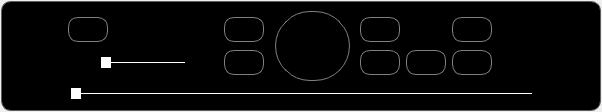
<?xml version="1.0" encoding="UTF-8"?>
<ui version="4.0">
 <class>VideoControlPanel</class>
 <widget class="QWidget" name="VideoControlPanel">
  <property name="geometry">
   <rect>
    <x>0</x>
    <y>0</y>
    <width>602</width>
    <height>112</height>
   </rect>
  </property>
  <property name="sizePolicy">
   <sizepolicy hsizetype="Preferred" vsizetype="Preferred">
    <horstretch>0</horstretch>
    <verstretch>0</verstretch>
   </sizepolicy>
  </property>
  <property name="focusPolicy">
   <enum>Qt::FocusPolicy::ClickFocus</enum>
  </property>
  <property name="windowTitle">
   <string>Form</string>
  </property>
  <property name="windowOpacity">
   <double>1.000000000000000</double>
  </property>
  <property name="styleSheet">
   <string notr="true">QFrame
{
	background-color: black; /*rgba(0, 0, 0, 200);*/
	border: 1px solid  rgb(96, 96, 96); /* rgb(128, 128, 128);*/
	border-radius: 10px;  
}

QPushButton 
{
	color: white;
	background-color: rgba(0, 0, 0, 200); 
	border: 1px solid rgb(128, 128, 128);
	border-radius: 10px;  
}

QPushButton:hover
{
	background-color: rgb(43, 43, 43);
}

QPushButton:disabled
{
	color: (96, 96, 96);
	/*color: rgb(21, 21, 21)*/
}

QPushButton:pressed
{
	background-color: rgb(101, 101, 101)
}



/*QSlider::groove:horizontal
{
	background-color: white;
    	height: 1px;
    	margin: 0px;
}*/

/*QSlider::handle:horizontal:enabled
{
    	background-color: white;
    	border: 2px solid white;
    	height: 5px;
    	width: 2px;
    	margin: -5px 0px;
}

QSlider::handle:horizontal:disabled
{
    	background-color: rgb(128, 128, 128);
    	border: 2px solid rgb(128, 128, 128);;
    	height: 5px;
    	width: 2px;
    	margin: -5px 0px;
}

QSlider::groove:horizontal:enabled
{
    	background-color: white;
    	height: 1px;
    	margin: 0px;
}

QSlider::groove:horizontal:disabled:
{
	background-color: rgb(128, 128, 128);
	height: 1px;
    	margin: 0px;
}*/

QSlider::groove:horizontal 
{
    /*border: 1px solid white;*/
    height: 1px;
    background: white;
    margin: 0px;
}

QSlider::handle:horizontal 
{
    /*background: qlineargradient(x1:0, y1:0, x2:1, y2:1, stop:0 #b4b4b4, stop:1 #8f8f8f);*/
	background: white;
    border: 0px solid white;
    	height: 5px;
    	width: 6px;
    	margin: -5px 0px;
}

QSlider::groove:horizontal:enabled 
{
    background: white;
}

QSlider::groove:horizontal:disabled 
{
    background: rgb(96, 96, 96);
}

QSlider::handle:horizontal:enabled 
{
    background: white;
	border: 2px solid white;
}

QSlider::handle:horizontal:disabled 
{
    background: rgb(96, 96, 96);
	border: 2px solid rgb(96, 96, 96);
}
</string>
  </property>
  <layout class="QVBoxLayout" name="verticalLayout">
   <property name="spacing">
    <number>0</number>
   </property>
   <property name="leftMargin">
    <number>0</number>
   </property>
   <property name="topMargin">
    <number>0</number>
   </property>
   <property name="rightMargin">
    <number>0</number>
   </property>
   <property name="bottomMargin">
    <number>0</number>
   </property>
   <item>
    <layout class="QHBoxLayout" name="horizontalLayout">
     <property name="spacing">
      <number>0</number>
     </property>
     <item>
      <spacer name="horizontalSpacer">
       <property name="orientation">
        <enum>Qt::Orientation::Horizontal</enum>
       </property>
       <property name="sizeHint" stdset="0">
        <size>
         <width>40</width>
         <height>20</height>
        </size>
       </property>
      </spacer>
     </item>
     <item>
      <widget class="QFrame" name="Control_frame">
       <property name="sizePolicy">
        <sizepolicy hsizetype="Fixed" vsizetype="Fixed">
         <horstretch>0</horstretch>
         <verstretch>0</verstretch>
        </sizepolicy>
       </property>
       <property name="minimumSize">
        <size>
         <width>600</width>
         <height>110</height>
        </size>
       </property>
       <property name="autoFillBackground">
        <bool>false</bool>
       </property>
       <property name="styleSheet">
        <string notr="true"/>
       </property>
       <property name="frameShape">
        <enum>QFrame::Shape::StyledPanel</enum>
       </property>
       <property name="frameShadow">
        <enum>QFrame::Shadow::Raised</enum>
       </property>
       <widget class="QLabel" name="TotalDuration_label">
        <property name="geometry">
         <rect>
          <x>540</x>
          <y>80</y>
          <width>71</width>
          <height>21</height>
         </rect>
        </property>
        <property name="layoutDirection">
         <enum>Qt::LayoutDirection::LeftToRight</enum>
        </property>
        <property name="styleSheet">
         <string notr="true">border: 0px;
background-color: rgba(255, 255, 255, 0);</string>
        </property>
        <property name="text">
         <string>00:00:00</string>
        </property>
        <property name="alignment">
         <set>Qt::AlignmentFlag::AlignLeading|Qt::AlignmentFlag::AlignLeft|Qt::AlignmentFlag::AlignVCenter</set>
        </property>
       </widget>
       <widget class="QSlider" name="VideoPosition_slider">
        <property name="geometry">
         <rect>
          <x>70</x>
          <y>80</y>
          <width>461</width>
          <height>25</height>
         </rect>
        </property>
        <property name="mouseTracking">
         <bool>true</bool>
        </property>
        <property name="maximum">
         <number>1000</number>
        </property>
        <property name="tracking">
         <bool>true</bool>
        </property>
        <property name="orientation">
         <enum>Qt::Orientation::Horizontal</enum>
        </property>
       </widget>
       <widget class="QLabel" name="CurrentTime_label">
        <property name="geometry">
         <rect>
          <x>-10</x>
          <y>80</y>
          <width>71</width>
          <height>21</height>
         </rect>
        </property>
        <property name="layoutDirection">
         <enum>Qt::LayoutDirection::LeftToRight</enum>
        </property>
        <property name="styleSheet">
         <string notr="true">border: 0px;
background-color: rgba(255, 255, 255, 0);</string>
        </property>
        <property name="text">
         <string>00:00:00</string>
        </property>
        <property name="alignment">
         <set>Qt::AlignmentFlag::AlignRight|Qt::AlignmentFlag::AlignTrailing|Qt::AlignmentFlag::AlignVCenter</set>
        </property>
       </widget>
       <widget class="QPushButton" name="Play_button">
        <property name="geometry">
         <rect>
          <x>274</x>
          <y>10</y>
          <width>75</width>
          <height>70</height>
         </rect>
        </property>
        <property name="sizePolicy">
         <sizepolicy hsizetype="Fixed" vsizetype="Fixed">
          <horstretch>0</horstretch>
          <verstretch>0</verstretch>
         </sizepolicy>
        </property>
        <property name="minimumSize">
         <size>
          <width>70</width>
          <height>70</height>
         </size>
        </property>
        <property name="focusPolicy">
         <enum>Qt::FocusPolicy::ClickFocus</enum>
        </property>
        <property name="styleSheet">
         <string notr="true">
border-radius: 35px;  
</string>
        </property>
        <property name="text">
         <string/>
        </property>
        <property name="icon">
         <iconset resource="resources.qrc">
          <normaloff>:/icons/icons/play.png</normaloff>:/icons/icons/play.png</iconset>
        </property>
        <property name="iconSize">
         <size>
          <width>32</width>
          <height>32</height>
         </size>
        </property>
       </widget>
       <widget class="QWidget" name="gridLayoutWidget">
        <property name="geometry">
         <rect>
          <x>30</x>
          <y>10</y>
          <width>461</width>
          <height>71</height>
         </rect>
        </property>
        <layout class="QGridLayout" name="gridLayout">
         <property name="horizontalSpacing">
          <number>-1</number>
         </property>
         <property name="verticalSpacing">
          <number>2</number>
         </property>
         <item row="0" column="4">
          <widget class="QPushButton" name="Forward_button">
           <property name="sizePolicy">
            <sizepolicy hsizetype="Fixed" vsizetype="Fixed">
             <horstretch>0</horstretch>
             <verstretch>0</verstretch>
            </sizepolicy>
           </property>
           <property name="minimumSize">
            <size>
             <width>40</width>
             <height>25</height>
            </size>
           </property>
           <property name="focusPolicy">
            <enum>Qt::FocusPolicy::NoFocus</enum>
           </property>
           <property name="text">
            <string/>
           </property>
           <property name="icon">
            <iconset resource="resources.qrc">
             <normaloff>:/icons/icons/forward.png</normaloff>
             <disabledoff>:/icons/icons/forward-disabled.png</disabledoff>:/icons/icons/forward.png</iconset>
           </property>
          </widget>
         </item>
         <item row="0" column="1">
          <widget class="QPushButton" name="ToggleList_button">
           <property name="sizePolicy">
            <sizepolicy hsizetype="Fixed" vsizetype="Fixed">
             <horstretch>0</horstretch>
             <verstretch>0</verstretch>
            </sizepolicy>
           </property>
           <property name="minimumSize">
            <size>
             <width>40</width>
             <height>25</height>
            </size>
           </property>
           <property name="focusPolicy">
            <enum>Qt::FocusPolicy::NoFocus</enum>
           </property>
           <property name="layoutDirection">
            <enum>Qt::LayoutDirection::LeftToRight</enum>
           </property>
           <property name="text">
            <string/>
           </property>
           <property name="icon">
            <iconset resource="resources.qrc">
             <normaloff>:/icons/icons/list.png</normaloff>:/icons/icons/list.png</iconset>
           </property>
          </widget>
         </item>
         <item row="1" column="6">
          <widget class="QPushButton" name="Last_button">
           <property name="sizePolicy">
            <sizepolicy hsizetype="Fixed" vsizetype="Fixed">
             <horstretch>0</horstretch>
             <verstretch>0</verstretch>
            </sizepolicy>
           </property>
           <property name="minimumSize">
            <size>
             <width>40</width>
             <height>25</height>
            </size>
           </property>
           <property name="focusPolicy">
            <enum>Qt::FocusPolicy::ClickFocus</enum>
           </property>
           <property name="text">
            <string/>
           </property>
           <property name="icon">
            <iconset resource="resources.qrc">
             <normaloff>:/icons/icons/last.png</normaloff>
             <disabledoff>:/icons/icons/last-disabled.png</disabledoff>:/icons/icons/last.png</iconset>
           </property>
           <property name="iconSize">
            <size>
             <width>24</width>
             <height>24</height>
            </size>
           </property>
          </widget>
         </item>
         <item row="1" column="5">
          <widget class="QPushButton" name="Stop_button">
           <property name="sizePolicy">
            <sizepolicy hsizetype="Fixed" vsizetype="Fixed">
             <horstretch>0</horstretch>
             <verstretch>0</verstretch>
            </sizepolicy>
           </property>
           <property name="minimumSize">
            <size>
             <width>40</width>
             <height>25</height>
            </size>
           </property>
           <property name="focusPolicy">
            <enum>Qt::FocusPolicy::ClickFocus</enum>
           </property>
           <property name="text">
            <string/>
           </property>
           <property name="icon">
            <iconset resource="resources.qrc">
             <normaloff>:/icons/icons/stop.png</normaloff>
             <disabledoff>:/icons/icons/stop-disabled.png</disabledoff>:/icons/icons/stop.png</iconset>
           </property>
          </widget>
         </item>
         <item row="1" column="1">
          <layout class="QGridLayout" name="gridLayout_3" columnstretch="0,0,0">
           <property name="horizontalSpacing">
            <number>2</number>
           </property>
           <item row="0" column="1">
            <widget class="QSlider" name="Volume_slider">
             <property name="styleSheet">
              <string notr="true">color: rgb(255, 255, 255);</string>
             </property>
             <property name="maximum">
              <number>100</number>
             </property>
             <property name="orientation">
              <enum>Qt::Orientation::Horizontal</enum>
             </property>
            </widget>
           </item>
           <item row="0" column="0">
            <widget class="QPushButton" name="Mute_button">
             <property name="sizePolicy">
              <sizepolicy hsizetype="Fixed" vsizetype="Fixed">
               <horstretch>0</horstretch>
               <verstretch>0</verstretch>
              </sizepolicy>
             </property>
             <property name="minimumSize">
              <size>
               <width>25</width>
               <height>25</height>
              </size>
             </property>
             <property name="focusPolicy">
              <enum>Qt::FocusPolicy::NoFocus</enum>
             </property>
             <property name="styleSheet">
              <string notr="true">border: none;</string>
             </property>
             <property name="text">
              <string/>
             </property>
             <property name="icon">
              <iconset resource="resources.qrc">
               <normaloff>:/icons/icons/mute.png</normaloff>
               <disabledoff>:/icons/icons/mute-disabled.png</disabledoff>:/icons/icons/mute.png</iconset>
             </property>
             <property name="iconSize">
              <size>
               <width>20</width>
               <height>20</height>
              </size>
             </property>
            </widget>
           </item>
           <item row="0" column="2">
            <widget class="QPushButton" name="FullVolume_button">
             <property name="sizePolicy">
              <sizepolicy hsizetype="Fixed" vsizetype="Fixed">
               <horstretch>0</horstretch>
               <verstretch>0</verstretch>
              </sizepolicy>
             </property>
             <property name="minimumSize">
              <size>
               <width>25</width>
               <height>25</height>
              </size>
             </property>
             <property name="focusPolicy">
              <enum>Qt::FocusPolicy::NoFocus</enum>
             </property>
             <property name="styleSheet">
              <string notr="true">border: none;</string>
             </property>
             <property name="text">
              <string/>
             </property>
             <property name="icon">
              <iconset resource="resources.qrc">
               <normaloff>:/icons/icons/volume.png</normaloff>
               <disabledoff>:/icons/icons/volume-disabled.png</disabledoff>:/icons/icons/volume.png</iconset>
             </property>
             <property name="iconSize">
              <size>
               <width>20</width>
               <height>20</height>
              </size>
             </property>
            </widget>
           </item>
          </layout>
         </item>
         <item row="1" column="0">
          <spacer name="horizontalSpacer_3">
           <property name="orientation">
            <enum>Qt::Orientation::Horizontal</enum>
           </property>
           <property name="sizeHint" stdset="0">
            <size>
             <width>40</width>
             <height>20</height>
            </size>
           </property>
          </spacer>
         </item>
         <item row="1" column="4">
          <widget class="QPushButton" name="Next_button">
           <property name="sizePolicy">
            <sizepolicy hsizetype="Fixed" vsizetype="Fixed">
             <horstretch>0</horstretch>
             <verstretch>0</verstretch>
            </sizepolicy>
           </property>
           <property name="minimumSize">
            <size>
             <width>40</width>
             <height>25</height>
            </size>
           </property>
           <property name="focusPolicy">
            <enum>Qt::FocusPolicy::NoFocus</enum>
           </property>
           <property name="text">
            <string/>
           </property>
           <property name="icon">
            <iconset resource="resources.qrc">
             <normaloff>:/icons/icons/next.png</normaloff>
             <disabledoff>:/icons/icons/next-disabled.png</disabledoff>:/icons/icons/next.png</iconset>
           </property>
           <property name="iconSize">
            <size>
             <width>14</width>
             <height>14</height>
            </size>
           </property>
          </widget>
         </item>
         <item row="0" column="5">
          <spacer name="horizontalSpacer_9">
           <property name="orientation">
            <enum>Qt::Orientation::Horizontal</enum>
           </property>
           <property name="sizeType">
            <enum>QSizePolicy::Policy::Fixed</enum>
           </property>
           <property name="sizeHint" stdset="0">
            <size>
             <width>40</width>
             <height>20</height>
            </size>
           </property>
          </spacer>
         </item>
         <item row="0" column="2">
          <widget class="QPushButton" name="Backward_button">
           <property name="sizePolicy">
            <sizepolicy hsizetype="Fixed" vsizetype="Fixed">
             <horstretch>0</horstretch>
             <verstretch>0</verstretch>
            </sizepolicy>
           </property>
           <property name="minimumSize">
            <size>
             <width>40</width>
             <height>25</height>
            </size>
           </property>
           <property name="focusPolicy">
            <enum>Qt::FocusPolicy::NoFocus</enum>
           </property>
           <property name="text">
            <string/>
           </property>
           <property name="icon">
            <iconset resource="resources.qrc">
             <normaloff>:/icons/icons/previous.png</normaloff>
             <disabledoff>:/icons/icons/previous-disabled.png</disabledoff>:/icons/icons/previous.png</iconset>
           </property>
          </widget>
         </item>
         <item row="0" column="3">
          <spacer name="horizontalSpacer_8">
           <property name="orientation">
            <enum>Qt::Orientation::Horizontal</enum>
           </property>
           <property name="sizeType">
            <enum>QSizePolicy::Policy::Fixed</enum>
           </property>
           <property name="sizeHint" stdset="0">
            <size>
             <width>90</width>
             <height>20</height>
            </size>
           </property>
          </spacer>
         </item>
         <item row="1" column="2">
          <widget class="QPushButton" name="Previous_button">
           <property name="sizePolicy">
            <sizepolicy hsizetype="Fixed" vsizetype="Fixed">
             <horstretch>0</horstretch>
             <verstretch>0</verstretch>
            </sizepolicy>
           </property>
           <property name="minimumSize">
            <size>
             <width>40</width>
             <height>25</height>
            </size>
           </property>
           <property name="focusPolicy">
            <enum>Qt::FocusPolicy::NoFocus</enum>
           </property>
           <property name="text">
            <string/>
           </property>
           <property name="icon">
            <iconset resource="resources.qrc">
             <normaloff>:/icons/icons/back.png</normaloff>
             <disabledoff>:/icons/icons/back-disabled.png</disabledoff>:/icons/icons/back.png</iconset>
           </property>
           <property name="iconSize">
            <size>
             <width>14</width>
             <height>14</height>
            </size>
           </property>
          </widget>
         </item>
         <item row="0" column="6">
          <widget class="QPushButton" name="CloseCaption_button">
           <property name="sizePolicy">
            <sizepolicy hsizetype="Fixed" vsizetype="Fixed">
             <horstretch>0</horstretch>
             <verstretch>0</verstretch>
            </sizepolicy>
           </property>
           <property name="minimumSize">
            <size>
             <width>40</width>
             <height>25</height>
            </size>
           </property>
           <property name="focusPolicy">
            <enum>Qt::FocusPolicy::ClickFocus</enum>
           </property>
           <property name="text">
            <string/>
           </property>
           <property name="icon">
            <iconset resource="resources.qrc">
             <normaloff>:/icons/icons/close-caption.png</normaloff>
             <disabledoff>:/icons/icons/close-caption-disabled.png</disabledoff>:/icons/icons/close-caption.png</iconset>
           </property>
           <property name="iconSize">
            <size>
             <width>20</width>
             <height>20</height>
            </size>
           </property>
           <property name="checkable">
            <bool>true</bool>
           </property>
          </widget>
         </item>
        </layout>
       </widget>
       <zorder>TotalDuration_label</zorder>
       <zorder>VideoPosition_slider</zorder>
       <zorder>CurrentTime_label</zorder>
       <zorder>gridLayoutWidget</zorder>
       <zorder>Play_button</zorder>
      </widget>
     </item>
     <item>
      <spacer name="horizontalSpacer_2">
       <property name="orientation">
        <enum>Qt::Orientation::Horizontal</enum>
       </property>
       <property name="sizeHint" stdset="0">
        <size>
         <width>40</width>
         <height>20</height>
        </size>
       </property>
      </spacer>
     </item>
    </layout>
   </item>
  </layout>
 </widget>
 <resources>
  <include location="resources.qrc"/>
 </resources>
 <connections/>
</ui>
